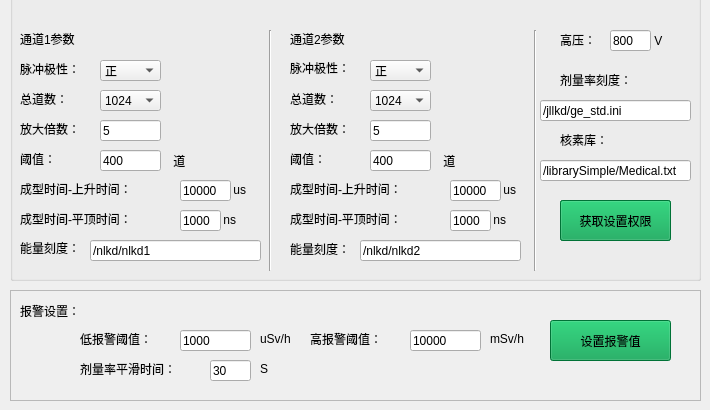
    <widget class="QWidget" name="set">
     <attribute name="title">
      <string>设置</string>
     </attribute>
     <widget class="QGroupBox" name="groupBox">
      <property name="geometry">
       <rect>
        <x>10</x>
        <y>-10</y>
        <width>691</width>
        <height>291</height>
       </rect>
      </property>
      <property name="styleSheet">
       <string notr="true"/>
      </property>
      <property name="title">
       <string/>
      </property>
      <widget class="Line" name="line_2">
       <property name="geometry">
        <rect>
         <x>250</x>
         <y>40</y>
         <width>20</width>
         <height>241</height>
        </rect>
       </property>
       <property name="orientation">
        <enum>Qt::Vertical</enum>
       </property>
      </widget>
      <widget class="Line" name="line_4">
       <property name="geometry">
        <rect>
         <x>515</x>
         <y>40</y>
         <width>20</width>
         <height>241</height>
        </rect>
       </property>
       <property name="orientation">
        <enum>Qt::Vertical</enum>
       </property>
      </widget>
      <widget class="QLabel" name="label_38">
       <property name="geometry">
        <rect>
         <x>10</x>
         <y>40</y>
         <width>71</width>
         <height>17</height>
        </rect>
       </property>
       <property name="styleSheet">
        <string notr="true">font: 75 11pt &quot;文泉驿等宽微米黑&quot;;</string>
       </property>
       <property name="text">
        <string>通道1参数</string>
       </property>
      </widget>
      <widget class="QLabel" name="label_39">
       <property name="geometry">
        <rect>
         <x>10</x>
         <y>70</y>
         <width>71</width>
         <height>17</height>
        </rect>
       </property>
       <property name="text">
        <string>脉冲极性：</string>
       </property>
      </widget>
      <widget class="QLabel" name="label_40">
       <property name="geometry">
        <rect>
         <x>10</x>
         <y>100</y>
         <width>67</width>
         <height>17</height>
        </rect>
       </property>
       <property name="text">
        <string>总道数：</string>
       </property>
      </widget>
      <widget class="QLabel" name="label_50">
       <property name="geometry">
        <rect>
         <x>10</x>
         <y>130</y>
         <width>67</width>
         <height>17</height>
        </rect>
       </property>
       <property name="text">
        <string>放大倍数：</string>
       </property>
      </widget>
      <widget class="QLabel" name="label_51">
       <property name="geometry">
        <rect>
         <x>10</x>
         <y>160</y>
         <width>67</width>
         <height>17</height>
        </rect>
       </property>
       <property name="text">
        <string>阈值：</string>
       </property>
      </widget>
      <widget class="QLabel" name="label_52">
       <property name="geometry">
        <rect>
         <x>10</x>
         <y>190</y>
         <width>151</width>
         <height>17</height>
        </rect>
       </property>
       <property name="text">
        <string>成型时间-上升时间：</string>
       </property>
      </widget>
      <widget class="QLabel" name="label_53">
       <property name="geometry">
        <rect>
         <x>10</x>
         <y>220</y>
         <width>151</width>
         <height>17</height>
        </rect>
       </property>
       <property name="text">
        <string>成型时间-平顶时间：</string>
       </property>
      </widget>
      <widget class="QLabel" name="label_54">
       <property name="geometry">
        <rect>
         <x>10</x>
         <y>250</y>
         <width>71</width>
         <height>16</height>
        </rect>
       </property>
       <property name="text">
        <string>能量刻度：</string>
       </property>
      </widget>
      <widget class="QLabel" name="label_55">
       <property name="geometry">
        <rect>
         <x>280</x>
         <y>130</y>
         <width>67</width>
         <height>17</height>
        </rect>
       </property>
       <property name="text">
        <string>放大倍数：</string>
       </property>
      </widget>
      <widget class="QLabel" name="label_56">
       <property name="geometry">
        <rect>
         <x>280</x>
         <y>190</y>
         <width>151</width>
         <height>17</height>
        </rect>
       </property>
       <property name="text">
        <string>成型时间-上升时间：</string>
       </property>
      </widget>
      <widget class="QLabel" name="label_57">
       <property name="geometry">
        <rect>
         <x>280</x>
         <y>40</y>
         <width>71</width>
         <height>17</height>
        </rect>
       </property>
       <property name="styleSheet">
        <string notr="true">font: 75 11pt &quot;文泉驿等宽微米黑&quot;;</string>
       </property>
       <property name="text">
        <string>通道2参数</string>
       </property>
      </widget>
      <widget class="QLabel" name="label_58">
       <property name="geometry">
        <rect>
         <x>280</x>
         <y>160</y>
         <width>67</width>
         <height>17</height>
        </rect>
       </property>
       <property name="text">
        <string>阈值：</string>
       </property>
      </widget>
      <widget class="QLabel" name="label_59">
       <property name="geometry">
        <rect>
         <x>280</x>
         <y>250</y>
         <width>71</width>
         <height>17</height>
        </rect>
       </property>
       <property name="text">
        <string>能量刻度：</string>
       </property>
      </widget>
      <widget class="QLabel" name="label_60">
       <property name="geometry">
        <rect>
         <x>280</x>
         <y>100</y>
         <width>67</width>
         <height>17</height>
        </rect>
       </property>
       <property name="text">
        <string>总道数：</string>
       </property>
      </widget>
      <widget class="QLabel" name="label_61">
       <property name="geometry">
        <rect>
         <x>280</x>
         <y>220</y>
         <width>151</width>
         <height>17</height>
        </rect>
       </property>
       <property name="text">
        <string>成型时间-平顶时间：</string>
       </property>
      </widget>
      <widget class="QLabel" name="label_62">
       <property name="geometry">
        <rect>
         <x>280</x>
         <y>70</y>
         <width>71</width>
         <height>16</height>
        </rect>
       </property>
       <property name="text">
        <string>脉冲极性：</string>
       </property>
      </widget>
      <widget class="QLabel" name="label_63">
       <property name="geometry">
        <rect>
         <x>550</x>
         <y>40</y>
         <width>51</width>
         <height>20</height>
        </rect>
       </property>
       <property name="text">
        <string>高压：</string>
       </property>
      </widget>
      <widget class="QLabel" name="label_64">
       <property name="geometry">
        <rect>
         <x>550</x>
         <y>80</y>
         <width>101</width>
         <height>20</height>
        </rect>
       </property>
       <property name="text">
        <string>剂量率刻度：</string>
       </property>
      </widget>
      <widget class="myLineEdit" name="lineEdit_Jllkd">
       <property name="geometry">
        <rect>
         <x>530</x>
         <y>110</y>
         <width>151</width>
         <height>21</height>
        </rect>
       </property>
       <property name="text">
        <string>/jllkd/ge_std.ini</string>
       </property>
      </widget>
      <widget class="myLineEdit" name="lineEdit_Gy">
       <property name="geometry">
        <rect>
         <x>600</x>
         <y>40</y>
         <width>41</width>
         <height>21</height>
        </rect>
       </property>
       <property name="text">
        <string>800</string>
       </property>
      </widget>
      <widget class="QComboBox" name="comboBox_Mcjx_1">
       <property name="geometry">
        <rect>
         <x>90</x>
         <y>70</y>
         <width>61</width>
         <height>21</height>
        </rect>
       </property>
       <item>
        <property name="text">
         <string>正</string>
        </property>
       </item>
       <item>
        <property name="text">
         <string>负</string>
        </property>
       </item>
      </widget>
      <widget class="QComboBox" name="comboBox_Mcjx_2">
       <property name="geometry">
        <rect>
         <x>360</x>
         <y>70</y>
         <width>61</width>
         <height>21</height>
        </rect>
       </property>
       <item>
        <property name="text">
         <string>正</string>
        </property>
       </item>
       <item>
        <property name="text">
         <string>负</string>
        </property>
       </item>
      </widget>
      <widget class="QComboBox" name="comboBox_Zds_1">
       <property name="geometry">
        <rect>
         <x>90</x>
         <y>100</y>
         <width>61</width>
         <height>21</height>
        </rect>
       </property>
       <item>
        <property name="text">
         <string>1024</string>
        </property>
       </item>
      </widget>
      <widget class="QComboBox" name="comboBox_Zds_2">
       <property name="geometry">
        <rect>
         <x>360</x>
         <y>100</y>
         <width>61</width>
         <height>21</height>
        </rect>
       </property>
       <item>
        <property name="text">
         <string>1024</string>
        </property>
       </item>
      </widget>
      <widget class="myLineEdit" name="lineEdit_Fd_1">
       <property name="geometry">
        <rect>
         <x>90</x>
         <y>130</y>
         <width>61</width>
         <height>21</height>
        </rect>
       </property>
       <property name="text">
        <string>5</string>
       </property>
      </widget>
      <widget class="myLineEdit" name="lineEdit_Fd_2">
       <property name="geometry">
        <rect>
         <x>360</x>
         <y>130</y>
         <width>61</width>
         <height>21</height>
        </rect>
       </property>
       <property name="text">
        <string>5</string>
       </property>
      </widget>
      <widget class="myLineEdit" name="lineEdit_Yz_1">
       <property name="geometry">
        <rect>
         <x>90</x>
         <y>160</y>
         <width>61</width>
         <height>21</height>
        </rect>
       </property>
       <property name="text">
        <string>400</string>
       </property>
      </widget>
      <widget class="myLineEdit" name="lineEdit_Yz_2">
       <property name="geometry">
        <rect>
         <x>360</x>
         <y>160</y>
         <width>61</width>
         <height>21</height>
        </rect>
       </property>
       <property name="text">
        <string>400</string>
       </property>
      </widget>
      <widget class="myLineEdit" name="lineEdit_Ss_Time_1">
       <property name="geometry">
        <rect>
         <x>170</x>
         <y>190</y>
         <width>51</width>
         <height>21</height>
        </rect>
       </property>
       <property name="text">
        <string>10000</string>
       </property>
      </widget>
      <widget class="myLineEdit" name="lineEdit_Pd_Time_1">
       <property name="geometry">
        <rect>
         <x>170</x>
         <y>220</y>
         <width>41</width>
         <height>21</height>
        </rect>
       </property>
       <property name="text">
        <string>1000</string>
       </property>
      </widget>
      <widget class="myLineEdit" name="lineEdit_Ss_Time_2">
       <property name="geometry">
        <rect>
         <x>440</x>
         <y>190</y>
         <width>51</width>
         <height>21</height>
        </rect>
       </property>
       <property name="text">
        <string>10000</string>
       </property>
      </widget>
      <widget class="myLineEdit" name="lineEdit_Pd_Time_2">
       <property name="geometry">
        <rect>
         <x>440</x>
         <y>220</y>
         <width>41</width>
         <height>21</height>
        </rect>
       </property>
       <property name="text">
        <string>1000</string>
       </property>
      </widget>
      <widget class="myLineEdit" name="lineEdit_Nlkd_1">
       <property name="geometry">
        <rect>
         <x>80</x>
         <y>250</y>
         <width>171</width>
         <height>21</height>
        </rect>
       </property>
       <property name="text">
        <string>/nlkd/nlkd1</string>
       </property>
      </widget>
      <widget class="myLineEdit" name="lineEdit_Nlkd_2">
       <property name="geometry">
        <rect>
         <x>350</x>
         <y>250</y>
         <width>161</width>
         <height>21</height>
        </rect>
       </property>
       <property name="text">
        <string>/nlkd/nlkd2</string>
       </property>
      </widget>
      <widget class="QLabel" name="label_65">
       <property name="geometry">
        <rect>
         <x>160</x>
         <y>160</y>
         <width>31</width>
         <height>21</height>
        </rect>
       </property>
       <property name="text">
        <string> 道</string>
       </property>
      </widget>
      <widget class="QLabel" name="label_66">
       <property name="geometry">
        <rect>
         <x>430</x>
         <y>160</y>
         <width>31</width>
         <height>21</height>
        </rect>
       </property>
       <property name="text">
        <string> 道</string>
       </property>
      </widget>
      <widget class="QLabel" name="label_67">
       <property name="geometry">
        <rect>
         <x>220</x>
         <y>190</y>
         <width>31</width>
         <height>20</height>
        </rect>
       </property>
       <property name="styleSheet">
        <string notr="true">font: 14pt &quot;Ubuntu&quot;;</string>
       </property>
       <property name="text">
        <string> us</string>
       </property>
      </widget>
      <widget class="QLabel" name="label_68">
       <property name="geometry">
        <rect>
         <x>210</x>
         <y>220</y>
         <width>31</width>
         <height>20</height>
        </rect>
       </property>
       <property name="styleSheet">
        <string notr="true">font: 14pt &quot;Ubuntu&quot;;</string>
       </property>
       <property name="text">
        <string> ns</string>
       </property>
      </widget>
      <widget class="QLabel" name="label_69">
       <property name="geometry">
        <rect>
         <x>490</x>
         <y>190</y>
         <width>31</width>
         <height>20</height>
        </rect>
       </property>
       <property name="styleSheet">
        <string notr="true">font: 14pt &quot;Ubuntu&quot;;</string>
       </property>
       <property name="text">
        <string> us</string>
       </property>
      </widget>
      <widget class="QLabel" name="label_70">
       <property name="geometry">
        <rect>
         <x>480</x>
         <y>220</y>
         <width>31</width>
         <height>20</height>
        </rect>
       </property>
       <property name="styleSheet">
        <string notr="true">font: 14pt &quot;Ubuntu&quot;;</string>
       </property>
       <property name="text">
        <string> ns</string>
       </property>
      </widget>
      <widget class="QLabel" name="label_71">
       <property name="geometry">
        <rect>
         <x>641</x>
         <y>40</y>
         <width>20</width>
         <height>21</height>
        </rect>
       </property>
       <property name="text">
        <string> V</string>
       </property>
      </widget>
      <widget class="QPushButton" name="Button_Set1">
       <property name="geometry">
        <rect>
         <x>550</x>
         <y>210</y>
         <width>111</width>
         <height>41</height>
        </rect>
       </property>
       <property name="styleSheet">
        <string notr="true">background-color: rgb(0, 159, 75);</string>
       </property>
       <property name="text">
        <string>设置参数</string>
       </property>
      </widget>
      <widget class="QPushButton" name="Button_Root">
       <property name="geometry">
        <rect>
         <x>550</x>
         <y>210</y>
         <width>111</width>
         <height>41</height>
        </rect>
       </property>
       <property name="styleSheet">
        <string notr="true">background-color: rgb(0, 159, 75);</string>
       </property>
       <property name="text">
        <string> 获取设置权限 </string>
       </property>
      </widget>
      <widget class="QLabel" name="label_80">
       <property name="geometry">
        <rect>
         <x>270</x>
         <y>360</y>
         <width>91</width>
         <height>17</height>
        </rect>
       </property>
       <property name="text">
        <string>高报警阈值：</string>
       </property>
      </widget>
      <widget class="QLabel" name="label_75">
       <property name="geometry">
        <rect>
         <x>550</x>
         <y>140</y>
         <width>101</width>
         <height>20</height>
        </rect>
       </property>
       <property name="text">
        <string>核素库：</string>
       </property>
      </widget>
      <widget class="myLineEdit" name="lineEdit_Hsk">
       <property name="geometry">
        <rect>
         <x>530</x>
         <y>170</y>
         <width>151</width>
         <height>21</height>
        </rect>
       </property>
       <property name="text">
        <string>/librarySimple/Medical.txt</string>
       </property>
      </widget>
     </widget>
     <widget class="QLabel" name="label_77">
      <property name="geometry">
       <rect>
        <x>10</x>
        <y>290</y>
        <width>691</width>
        <height>111</height>
       </rect>
      </property>
      <property name="frameShape">
       <enum>QFrame::StyledPanel</enum>
      </property>
      <property name="text">
       <string/>
      </property>
     </widget>
     <widget class="myLineEdit" name="lineEdit_Low_Warn">
      <property name="geometry">
       <rect>
        <x>180</x>
        <y>330</y>
        <width>71</width>
        <height>21</height>
       </rect>
      </property>
      <property name="text">
       <string>1000</string>
      </property>
     </widget>
     <widget class="QLabel" name="label_78">
      <property name="geometry">
       <rect>
        <x>80</x>
        <y>330</y>
        <width>91</width>
        <height>17</height>
       </rect>
      </property>
      <property name="text">
       <string>低报警阈值：</string>
      </property>
     </widget>
     <widget class="QLabel" name="label_79">
      <property name="geometry">
       <rect>
        <x>260</x>
        <y>330</y>
        <width>51</width>
        <height>17</height>
       </rect>
      </property>
      <property name="text">
       <string>uSv/h</string>
      </property>
     </widget>
     <widget class="QLabel" name="label_81">
      <property name="geometry">
       <rect>
        <x>490</x>
        <y>330</y>
        <width>51</width>
        <height>17</height>
       </rect>
      </property>
      <property name="text">
       <string>mSv/h</string>
      </property>
     </widget>
     <widget class="QLabel" name="label_82">
      <property name="geometry">
       <rect>
        <x>20</x>
        <y>300</y>
        <width>71</width>
        <height>21</height>
       </rect>
      </property>
      <property name="styleSheet">
       <string notr="true">font: 75 11pt &quot;文泉驿等宽微米黑&quot;;</string>
      </property>
      <property name="text">
       <string>报警设置：</string>
      </property>
     </widget>
     <widget class="QPushButton" name="Button_Set2">
      <property name="geometry">
       <rect>
        <x>550</x>
        <y>320</y>
        <width>121</width>
        <height>41</height>
       </rect>
      </property>
      <property name="styleSheet">
       <string notr="true">background-color: rgb(0, 159, 75);</string>
      </property>
      <property name="text">
       <string>设置报警值</string>
      </property>
     </widget>
     <widget class="myLineEdit" name="lineEdit_Hight_Warn_">
      <property name="geometry">
       <rect>
        <x>410</x>
        <y>330</y>
        <width>71</width>
        <height>21</height>
       </rect>
      </property>
      <property name="text">
       <string>10000</string>
      </property>
     </widget>
     <widget class="QLabel" name="label_83">
      <property name="geometry">
       <rect>
        <x>310</x>
        <y>330</y>
        <width>91</width>
        <height>17</height>
       </rect>
      </property>
      <property name="text">
       <string>高报警阈值：</string>
      </property>
     </widget>
     <widget class="myLineEdit" name="lineEdit_jll_phsj">
      <property name="geometry">
       <rect>
        <x>210</x>
        <y>360</y>
        <width>41</width>
        <height>21</height>
       </rect>
      </property>
      <property name="text">
       <string>30</string>
      </property>
     </widget>
     <widget class="QLabel" name="label_84">
      <property name="geometry">
       <rect>
        <x>260</x>
        <y>360</y>
        <width>21</width>
        <height>17</height>
       </rect>
      </property>
      <property name="text">
       <string>S</string>
      </property>
     </widget>
     <widget class="QLabel" name="label_85">
      <property name="geometry">
       <rect>
        <x>80</x>
        <y>360</y>
        <width>131</width>
        <height>17</height>
       </rect>
      </property>
      <property name="text">
       <string>剂量率平滑时间：</string>
      </property>
     </widget>
    </widget>
